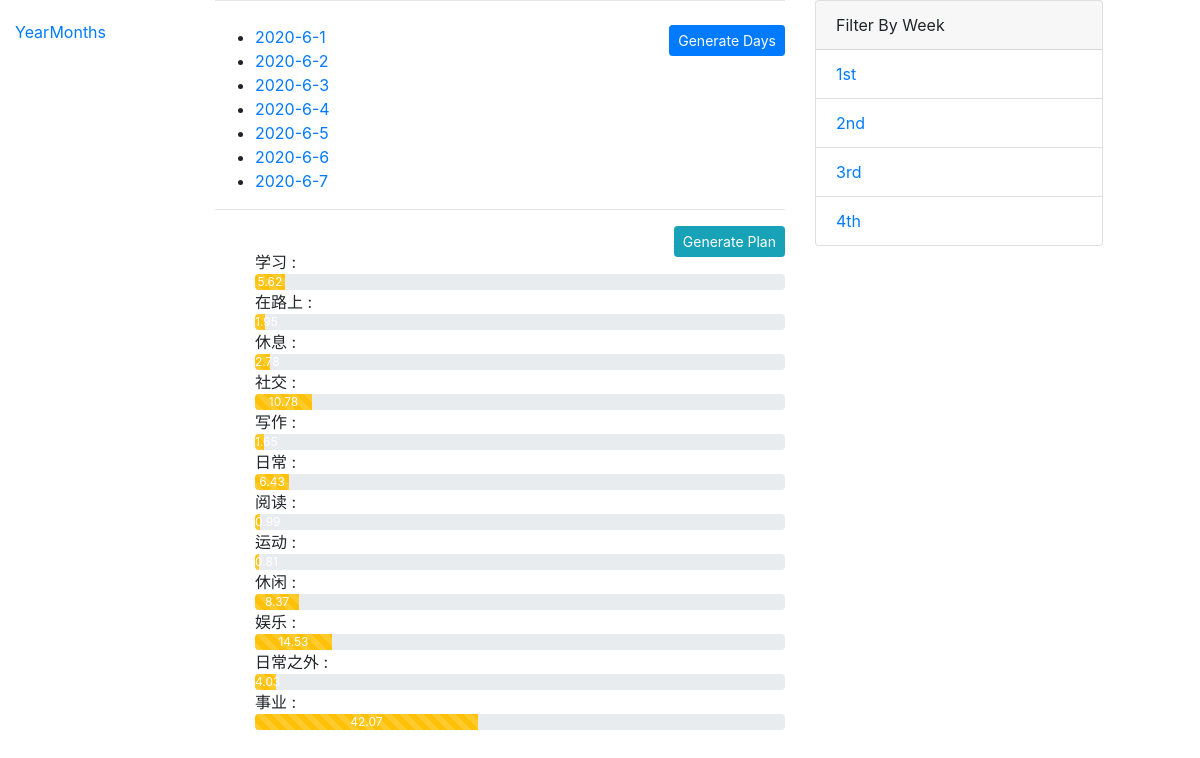
/times/weeks/1/detail/number/0, run on the app's committed database.
### times/models.py (models this page shows, shortened)
class Day(models.Model):
    year_month = models.ForeignKey('YearMonth', on_delete=models.SET_NULL, null=True)
    recorder = models.ForeignKey(
        User, on_delete=models.SET_NULL, null=True, blank=True)
    day_name = models.CharField(max_length=200)
    time_entry = models.DecimalField(decimal_places=2, max_digits=6, blank=True)
    pub_date = models.DateField()
    begin_time = models.TimeField()

### times/views.py (the view)
class WeekDetailView(generic.DetailView):
    model = YearMonth
    template_name = 'times/week_detail.html'
    def get_context_data(self, **kwargs):
        start_day, end_day = which_week(self.kwargs['number'])
        context = super(WeekDetailView, self).get_context_data(**kwargs)
        context['number'] = self.kwargs['number']
        context['day_list'] = Day.objects.filter(year_month=kwargs['object']).extra(
            select={'day_number': 'CAST(day_name AS INTEGER)'}
        ).order_by('day_number')[start_day:end_day]
        context['subtotals'], context['estimates'] = subtotals(
            kwargs['object'].year, kwargs['object'].month, start_day, end_day)
        return context

### times/templatetags/filters_extras.py (called while the page is built)
@register.filter
@stringfilter
def reverse(value):
    return '-'.join(value.split('/')[::-1])

@register.filter
def get_item(dictionary, key):
    return dictionary.get(key)

@register.filter
def summary(dictionary):
    if isinstance(dictionary, dict):
        return sum(dictionary.values())

### times/views.py (called while the page is built)
def subtotals(yy, mm, bday, eday):
    begin_date, end_date = b_e_date(yy, mm, bday, eday)
    results = {}
    estimates = {}
    clist = Category.objects.all().values_list('alias', flat=True)
    for alias in set(list(clist)):
        for c in Category.objects.filter(alias=alias):
            items = c.item_set.filter(pub_date__range=[begin_date, end_date])
            results[alias] = results.get(
                alias, 0) + sum(items.values_list('duration', flat=True))
            plans = c.timeplan_set.filter(begin_date=begin_date)
            estimates[alias] = estimates.get(
                alias, 0) + sum(plans.values_list('duration', flat=True))
    return results, estimates

def b_e_date(yy, mm, bday, eday):
    yy, mm, bday, eday= int(yy), int(mm), int(bday+1), int(eday)
    begin_date = date(yy, mm, bday)
    try:
        end_date = date(yy, mm, eday)
    except:
        end_date = date(yy, mm, eday-1)
    return begin_date, end_date

def which_week(number):
    if int(number) == 0:
        return 0, 7
    elif int(number) == 1:
        return 7, 14
    elif int(number) == 2:
        return 15, 21
    elif int(number) == 3:
        return 22, 31
    elif int(number) == 6:
        return 0, 31

### times/templates/times/week_detail.html
{% extends "base_generic.html" %}
{% load crispy_forms_tags %}
{% load filters_extras %}
{% load mathfilters %}
{% block content %}
    <a href="{% url 'times:generate_days' yearmonth.pk number %}" class="btn btn-sm btn-primary float-right">Generate Days</a>
    {% if day_list %}
        <ul>
        {% for day in day_list %}
            <li><a href="{% url 'times:day_detail' day.pk%}">{{ day.day_name|reverse }}</a></li>
        {% endfor %}
        </ul>
    {% else %}
        <p>No days are available.</p>
    {% endif %}
    <hr>
    <a href="{% url 'times:estimates_create' yearmonth.pk number %}" class="btn btn-sm btn-info float-right">Generate Plan</a>
    <br>
    <ul>
    {% with  total=subtotals|summary  %}
        {% for key, value in subtotals.items %}
            {% if value > 0 %}
                {{key}} :
                {% if estimates|get_item:key > 0 %}
                    {% with a=value b=estimates|get_item:key %}
                        <div class="progress">
                            <div class="progress-bar bg-info" role="progressbar" style="width:{{a|div:b|mul:100}}%;" aria-valuemin="0" aria-valuemax="100">{{a|div:b|mul:100|floatformat:2}}</div>
                        </div>
                    {% endwith %}
                {% else %}
                    <div class="progress">
                        <div class="progress-bar progress-bar-striped progress-bar-animated bg-warning" role="progressbar" style="width:{{value|div:total|mul:100}}%;" aria-valuemin="0" aria-valuemax="100">{{value|div:total|mul:100|floatformat:2}}</div>
                    </div>
                {% endif %}
            {% endif %}
        {% endfor %}
    {% endwith %}
    </ul>
{% endblock %}
{% block filter %}
    <div class="card" style="width: 18rem;">
        <div class="card-header">
            Filter By Week
        </div>
        <ul class="list-group list-group-flush">
            <li class="list-group-item"><a href="{% url 'times:week_detail' yearmonth.pk 0%}">1st</a></li>
            <li class="list-group-item"><a href="{% url 'times:week_detail' yearmonth.pk 1%}">2nd</a></li>
            <li class="list-group-item"><a href="{% url 'times:week_detail' yearmonth.pk 2%}">3rd</a></li>
            <li class="list-group-item"><a href="{% url 'times:week_detail' yearmonth.pk 3%}">4th</a></li>
        </ul>
    </div>
{% endblock %}

### data on the page
Day: day_name|reverse "2020-6-1"
Day: day_name|reverse "2020-6-2"
Day: day_name|reverse "2020-6-3"
Day: day_name|reverse "2020-6-4"
Day: day_name|reverse "2020-6-5"
Day: day_name|reverse "2020-6-6"
Day: day_name|reverse "2020-6-7"

### other printed values
{{ key }} "学习" "在路上" "休息" "社交" "写作" "日常" "阅读" "运动" "休闲" "娱乐" "日常之外" "事业"
{{ value|div:total|mul:100|floatformat:2 }} "5.62" "1.95" "2.78" "10.78" "1.65" "6.43" "0.99" "0.81" "8.37" "14.53" "4.03" "42.07"
